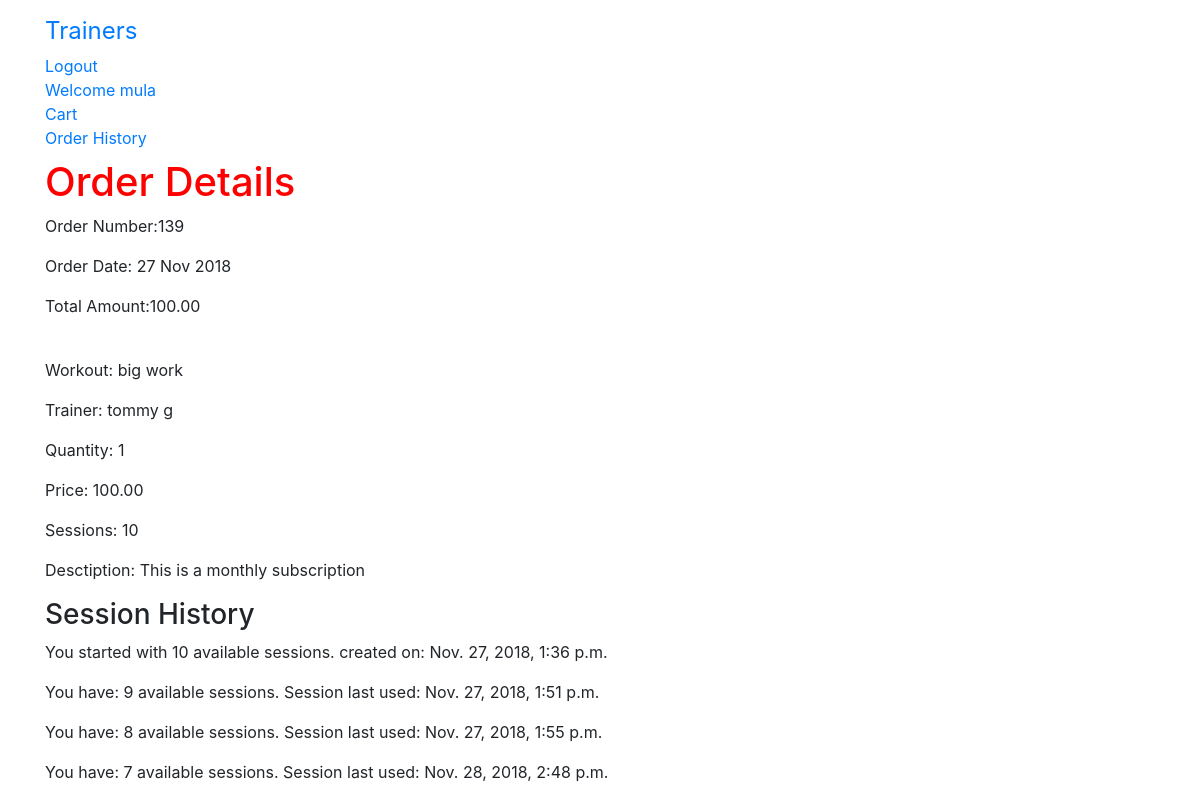
The page /order/139/ (signed in) on the database its author committed.
### gym/models.py (models this page shows)
class User(AbstractUser):
    is_trainer = models.BooleanField(default=False)
    is_client= models.BooleanField(default=False)

### order/models.py (models this page shows, shortened)
class Order(models.Model):
    client_name = models.CharField(max_length=250, default='none')
    trainer_name = models.CharField(max_length=250, default='none') #new addition
    token = models.CharField(max_length=250,blank=True)
    total = models.DecimalField(max_digits=10,decimal_places=2,verbose_name='GBP Order Gross Total')
    net_pay = models.DecimalField(max_digits=10,decimal_places=2,verbose_name='GBP Order Net Total', default=0.00)
    stripe_fee = models.DecimalField(max_digits=10,decimal_places=2,verbose_name='Stripe Fee', default=0.00)
    platform_fee = models.IntegerField(default=2)
    service_fee = models.DecimalField(max_digits=10,decimal_places=2,verbose_name='Total Service Fee', default=0.00)
    client_email = models.EmailField(max_length=250,blank=True,verbose_name='Client Email')
    trainer_email = models.EmailField(max_length=250,blank=True,verbose_name='Trainer Email')
    created = models.DateTimeField(auto_now_add=True)
    subscription = models.BooleanField(default=False)
    stripe_product_name = models.CharField(max_length=200,default='None')
    stripe_plan_id = models.CharField(max_length=200,default='None')
    stripe_subscription_id = models.CharField(max_length=200,default='None')
    stripe_invoice_id = models.CharField(max_length=200,default='None')
    class Meta:
        db_table = 'Order'
        ordering = ['-created'] #to have the most recent order come up first

class OrderItem(models.Model):
    workout = models.CharField(max_length=250)
    sessions = models.IntegerField(default=0)
    trainer_id = models.CharField(max_length=250, default='none')
    client_id = models.CharField(max_length=250, default='none')
    quantity = models.IntegerField()
    price = models.DecimalField(max_digits=10,decimal_places=2,verbose_name='GBP Price')
    order = models.ForeignKey(Order,on_delete=models.CASCADE)
    workout_description = models.TextField(default='There is no description available')
    class Meta:
        db_table = 'OrderItem'
        ordering = ['-id'] #to have the most recent order come up first

### session/models.py (models this page shows)
class AvailableSession(models.Model):
    session = models.ForeignKey(Session,on_delete=models.CASCADE,related_name='availablesession')
    available_sessions = models.PositiveIntegerField(default=0)
    date = models.DateTimeField(auto_now_add=True)
    class Meta:
        db_table = 'AvailableSession'

### order/views.py (the view)
# urls.py: path('<int:order_id>/', views.viewOrder,name='order_detail'),
@login_required
def viewOrder(request, order_id):
    if request.user.is_authenticated:
        email = str(request.user.email)
        order = Order.objects.get(id=order_id,client_email=email)
        order_items = OrderItem.objects.filter(order=order)
    session = Session.objects.get(order_id=order_id)
    session_id = session.id
    available = AvailableSession.objects.filter(session__id=session_id)
    total = available[0].available_sessions
    context = {'order': order, 'order_items': order_items, 'available': available, 'total': total}
    return render(request, 'order/order_detail.html', context)

### order/templates/order/order_detail.html
{% extends 'base.html' %}
{% load staticfiles %}
{% block content %}
  <h1>Order Details</h1>
  <p>Order Number:{{ order.id }} </p>
  <p>Order Date: {{ order.created|date:"d M Y"}}</p>
  <p>Total Amount:{{ order.total }} </p>
  <br>
  {% for item in order_items%}
  <p>Workout: {{item.workout}}</p>
  <p>Trainer: {{item.order.trainer_name}}</p>
  <p>Quantity: {{item.quantity}}</p>
  <p>Price: {{item.price}}</p>
  <p>Sessions: {{item.sessions}}</p>
  <p>Desctiption: {{item.workout_description}}</p>
  {% endfor %}
  <h3>Session History</h3>
  {% for a in available %}
    {% if a.available_sessions == total %}
      <p>You started with {{ a.available_sessions }} available sessions. created on: {{ a.date }}</p>
    {% else %}
      <p>You have: {{ a.available_sessions }} available sessions. Session last used: {{ a.date }}</p>
    {% endif %}
  {% endfor %}
{% endblock %}

### gym/templates/base.html (shortened to what this page needs)
<!DOCTYPE html>
{% load staticfiles %}
<html lang="en" dir="ltr">
  <head>
    <link rel="stylesheet" href="https://maxcdn.bootstrapcdn.com/bootstrap/4.0.0/css/bootstrap.min.css">
    <link rel="stylesheet" href="{% static 'gym/css/app.css' %}">
  </head>
  <body>
    <nav class="navbar navbar-default techfont custom-navbar">
      <div class="container">
        <ul class="nav navbar-nav">
          <li> <a class="navbar-brand bigbrand" href="{% url 'gym:trainer_list'%}">Trainers</a> </li>
        {% if user.is_authenticated %}
          <li> <a href="{% url 'logout'%}">Logout</a> </li>
          {% if user.is_trainer == True %}
            <li> <a href="{% url 'gym:trainer_profile'%}">Welcome Trainer {{ user.username }}</a> </li>
          {% else %}
            <li> <a href="{% url 'gym:client_profile' pk=user.pk%}">Welcome {{ user.username }}</a> </li>
            <li> <a href="{% url 'cart:cart_detail'%}"> Cart</a> </li>
          {% endif %}
          {% if user.is_trainer %}
            <li> <a href="{% url 'order:trainer_order_history'%}">Order History</a> </li>
            <li> <a href="{% url 'stripe:stripe_register'%}">Register For Payment</a>  </li>
          {% else %}
            <li> <a href="{% url 'order:order_history'%}">Order History</a> </li>
          {% endif %}
        {% else %}
          <li> <a class="nav-item active" href="{% url 'gym:client_signup'%}"> Register as Client</a> </li>
          <li> <a href="{% url 'gym:trainer_signup'%}"> Register as Trainer</a> </li>
          <li> <a class="nav navbar-right" href="{% url 'login'%}">Login</a> </li>
        {% endif %}
        </ul>
      </div>
    </nav>
    <div class="container">
    {% block content %}
    {% endblock %}
    </div>
  </body>
</html>

### gym/static/gym/css/app.css (style rules this page uses)
h1 { color: red; }
.bigbrand { font-size: 1.5em; }

### rows shown on the page
User: username "mula"
Order: id "139", created "27 Nov 2018", total "100.00"
OrderItem: workout "big work", order.trainer_name "tommy g", quantity "1", price "100.00", sessions "10", workout_description "This is a monthly subscription"
AvailableSession: available_sessions "10", date "Nov. 27, 2018, 1:36 p.m."
AvailableSession: available_sessions "9", date "Nov. 27, 2018, 1:51 p.m."
AvailableSession: available_sessions "8", date "Nov. 27, 2018, 1:55 p.m."
AvailableSession: available_sessions "7", date "Nov. 28, 2018, 2:48 p.m."
